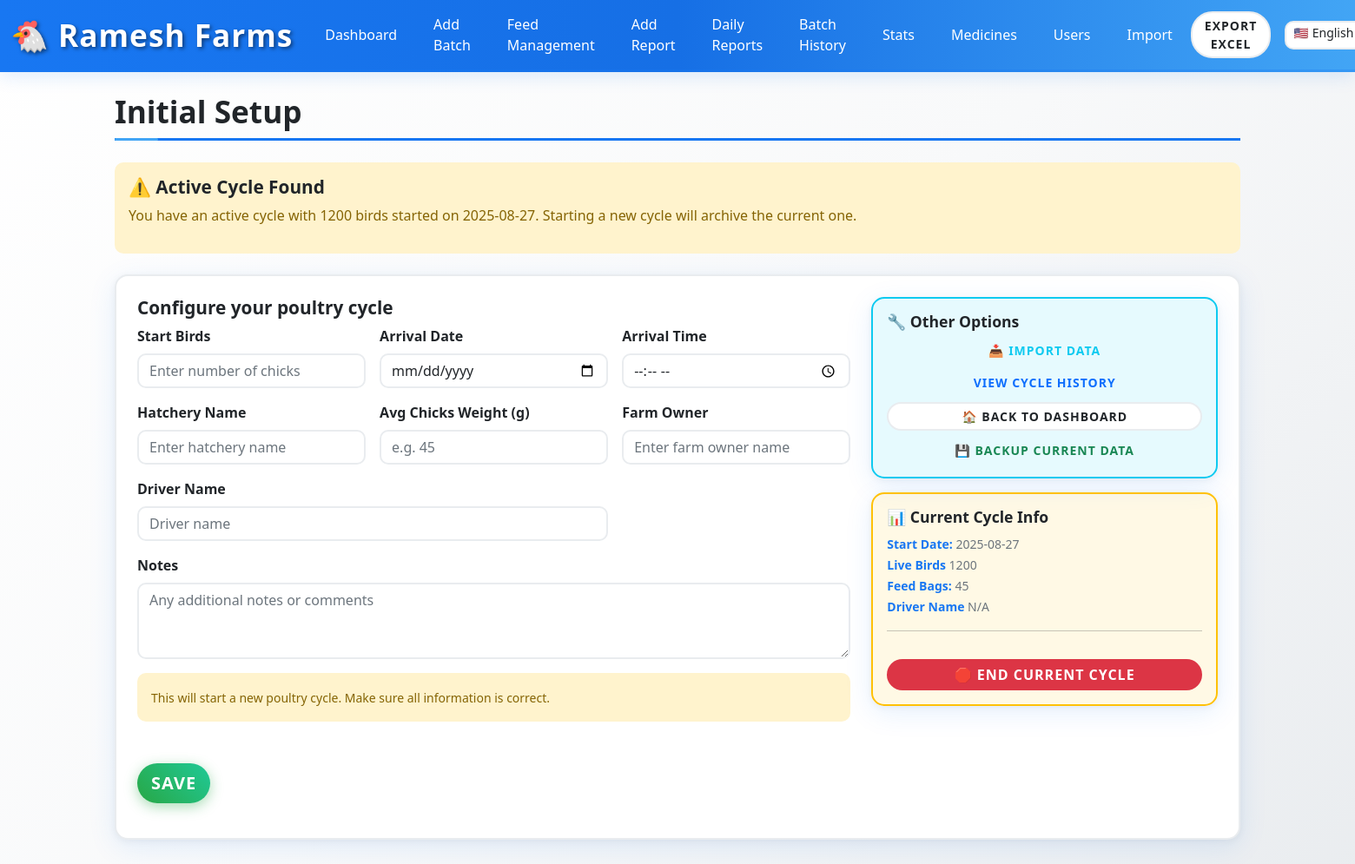
The app's page /setup (signed in), older data.
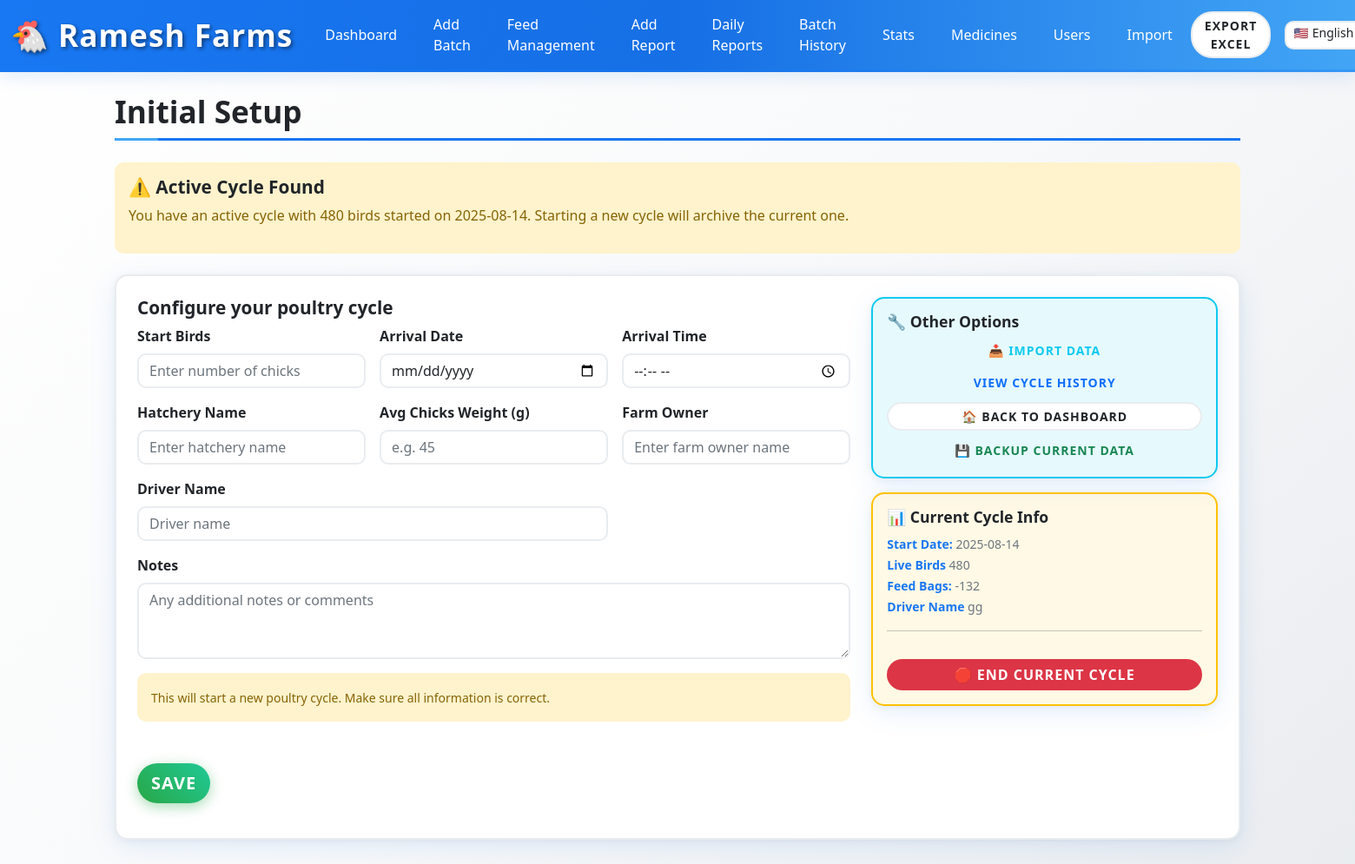
The same page, newer data.
### app.py (models this page shows)
class Cycle(db.Model):
    id = db.Column(db.Integer, primary_key=True)
    start_date = db.Column(db.String(50))
    start_time = db.Column(db.String(50))
    start_birds = db.Column(db.Integer)
    current_birds = db.Column(db.Integer)
    start_feed_bags = db.Column(db.Float)
    driver = db.Column(db.String(120))
    notes = db.Column(db.String(500))
    status = db.Column(db.String(20), default='active')  # 'active' or 'archived'
    end_date = db.Column(db.String(50))  # Date when cycle was completed/archived

### app.py (the view, shortened to what this page needs)
@app.route('/setup', methods=['GET','POST'])
@admin_required
def setup():
    existing_cycle = get_active_cycle()
    return render_template('setup.html', existing_cycle=existing_cycle)

### app.py (called while the page is built)
def admin_required(f):
    @wraps(f)
    def decorated_function(*args, **kwargs):
        if 'user_id' not in session:
            return redirect(url_for('login'))
        user = User.query.get(session['user_id'])
        if not user or user.role != 'admin':
            flash('Access denied. Admin privileges required.', 'error')
            return redirect(url_for('dashboard'))
        return f(*args, **kwargs)
    return decorated_function

def get_active_cycle():
    return Cycle.query.filter_by(status='active').order_by(Cycle.id.desc()).first()

### templates/setup.html (shortened to what this page needs)
{% extends 'base.html' %}
{% block content %}
<h2 data-i18n="setup_title">Initial Setup</h2>
{% if existing_cycle %}
<div class="alert alert-warning mb-4">
  <h5 data-i18n="existing_cycle_warning">⚠️ Active Cycle Found</h5>
  <p data-i18n="existing_cycle_msg">
    You have an active cycle with {{ existing_cycle.current_birds }} birds started on {{ existing_cycle.start_date }}.
    Starting a new cycle will archive the current one.
  </p>
</div>
{% endif %}
<div class="card p-4">
  <div class="row">
    <div class="col-md-8">
      <h5 data-i18n="setup_subtitle">Configure your poultry cycle</h5>
      <form method="POST" class="row g-3">
        <div class="col-md-4">
          <label for="start-birds" class="form-label" data-i18n="start_birds">Start Birds</label>
          <input id="start-birds" data-i18n-placeholder="start_birds_ph" type="number" name="start_birds" class="form-control" required min="1">
        </div>
        <div class="col-md-4">
          <label for="start-date" class="form-label" data-i18n="arrival_dt">Arrival Date</label>
          <input id="start-date" type="date" name="start_date" class="form-control" value="{{ today }}">
        </div>
        <div class="col-md-4">
          <label for="start-time" class="form-label" data-i18n="arrival_time">Arrival Time</label>
          <input id="start-time" type="time" name="start_time" class="form-control">
        </div>
        <div class="col-md-4">
          <label for="hatchery_name" class="form-label">Hatchery Name</label>
          <input id="hatchery_name" type="text" name="hatchery_name" class="form-control" placeholder="Enter hatchery name">
        </div>
        <div class="col-md-4">
          <label for="avg_chicks_weight" class="form-label">Avg Chicks Weight (g)</label>
          <input id="avg_chicks_weight" type="number" step="0.01" name="avg_chicks_weight" class="form-control" placeholder="e.g. 45">
        </div>
        <div class="col-md-4">
          <label for="farm_owner" class="form-label">Farm Owner</label>
          <input id="farm_owner" type="text" name="farm_owner" class="form-control" placeholder="Enter farm owner name">
        </div>
        <div class="col-md-8">
          <label for="driver" class="form-label" data-i18n="driver">Driver Name</label>
          <input id="driver" data-i18n-placeholder="driver_ph" type="text" name="driver" class="form-control">
        </div>
        <div class="col-12">
          <label for="notes" class="form-label" data-i18n="notes">Notes</label>
          <textarea id="notes" data-i18n-placeholder="notes_ph" name="notes" class="form-control" rows="3"></textarea>
        </div>
        <div class="col-12">
          <div class="alert alert-warning">
            <small data-i18n="setup_info">This will start a new poultry cycle. Make sure all information is correct.</small>
          </div>
        </div>
        <div class="col-12">
          <button class="btn btn-success btn-lg my-3" type="submit" data-i18n="save">
          </button>
        </div>
      </form>
    </div>
    <div class="col-md-4">
      <div class="card bg-info bg-opacity-10 border-info">
        <div class="card-body">
          <h6 data-i18n="other_options">🔧 Other Options</h6>
          <div class="d-grid gap-2">
            {% if session.role == 'admin' %}
            <a href="{{ url_for('import_data') }}" class="btn btn-outline-info btn-sm" data-i18n="import_data_link">
              📥 Import Data
            </a>
            {% endif %}
            <a href="{{ url_for('cycle_history') }}" class="btn btn-outline-primary btn-sm" data-i18n="view_cycle_history">
            </a>
            <a href="{{ url_for('dashboard') }}" class="btn btn-outline-secondary btn-sm" data-i18n="back_to_dashboard">
              🏠 Back to Dashboard
            </a>
            {% if existing_cycle and session.role == 'admin' %}
            <a href="{{ url_for('export') }}" class="btn btn-outline-success btn-sm" data-i18n="backup_current">
              💾 Backup Current Data
            </a>
            {% endif %}
          </div>
        </div>
      </div>
      {% if existing_cycle %}
      <div class="card bg-warning bg-opacity-10 border-warning mt-3">
        <div class="card-body">
          <h6 data-i18n="current_cycle_info">📊 Current Cycle Info</h6>
          <small class="text-muted">
            <strong data-i18n="start_date">Start Date:</strong> {{ existing_cycle.start_date }}<br>
            <strong data-i18n="live_birds">Live Birds:</strong> {{ existing_cycle.current_birds }}<br>
            <strong data-i18n="feed_bags">Feed Bags:</strong> {{ existing_cycle.start_feed_bags|round|int }}<br>
            <strong data-i18n="driver">Driver:</strong> {{ existing_cycle.driver or 'N/A' }}
          </small>
          <hr>
          {% if session.role == 'admin' %}
          <form method="POST" action="{{ url_for('reset_cycle') }}" onsubmit="return confirm('Are you sure you want to end the current cycle? This will archive the cycle and set the end date to today. This action cannot be undone.')">
            <button type="submit" class="btn btn-danger w-100 mt-3" data-i18n="end_cycle_btn">🛑 End Current Cycle</button>
          </form>
          {% endif %}
        </div>
      </div>
      {% endif %}
    </div>
  </div>
</div>
{% endblock %}

### templates/base.html (shortened to what this page needs)
<!doctype html>
<html lang="en">
  <head>
    <link href="https://cdn.jsdelivr.net/npm/bootstrap@5.3.0/dist/css/bootstrap.min.css" rel="stylesheet">
    <link rel="stylesheet" href="{{ url_for('static', filename='style.css') }}">
  </head>
  <body>
            <nav class="navbar navbar-expand-lg bg-light">
            <div class="container-fluid">
              <a class="navbar-brand chicken-icon d-inline-block align-middle" href="{{ url_for('dashboard') }}" data-i18n="app_title">Ramesh</a>
              <div class="collapse navbar-collapse d-none d-lg-block" id="navmenu">
                <ul class="navbar-nav me-auto mb-2 mb-lg-0">
                  <li class="nav-item"><a class="nav-link" href="{{ url_for('dashboard') }}" data-i18n="nav_dashboard">Dashboard</a></li>
                  {% if session.role == 'admin' %}
                  <li class="nav-item"><a class="nav-link" href="{{ url_for('setup') }}" data-i18n="nav_setup">Setup</a></li>
                  {% endif %}
                  <li class="nav-item"><a class="nav-link" href="{{ url_for('feed_management') }}" data-i18n="nav_feed_management">Feed Management</a></li>
                  <li class="nav-item"><a class="nav-link" href="{{ url_for('daily') }}" data-i18n="nav_daily">Daily</a></li>
                  <li class="nav-item"><a class="nav-link" href="{{ url_for('daywise') }}" data-i18n="nav_daywise">Daywise</a></li>
                  <li class="nav-item"><a class="nav-link" href="{{ url_for('cycle_history') }}" data-i18n="nav_cycle_history">Cycle History</a></li>
                  <li class="nav-item"><a class="nav-link" href="{{ url_for('stats') }}" data-i18n="nav_stats">Stats</a></li>
                  <li class="nav-item"><a class="nav-link" href="{{ url_for('medicines') }}" data-i18n="nav_meds">Medicines</a></li>
                  {% if session.role == 'admin' %}
                  <li class="nav-item"><a class="nav-link" href="{{ url_for('users') }}" data-i18n="nav_users">Users</a></li>
                  <li class="nav-item"><a class="nav-link" href="{{ url_for('import_data') }}" data-i18n="nav_import">Import</a></li>
                  {% endif %}
                </ul>
                <div class="d-flex align-items-center">
                  {% if session.role == 'admin' %}
                  <a href="{{ url_for('export') }}" class="btn btn-outline-secondary btn-sm me-3" data-i18n="export_excel">Export Excel</a>
                  {% endif %}
                  <select id="langSelect" class="form-select form-select-sm me-2" style="width:130px;">
                    <option value="en">🇺🇸 English</option>
                  </select>
                </div>
              </div>
        </div>
      </nav>
     <main class="container my-4"> {% block content %}{% endblock %} </main>
  </body>
</html>

### static/style.css (style rules this page uses)
:root { --fb-blue: #1877f2; --fb-blue-dark: #166fe5; --fb-blue-light: #42a5f5; --fb-light-bg: #f8f9fa; --fb-white: #ffffff; --fb-light-gray: #e9ecef; --fb-text-dark: #212529; --fb-text-muted: #6c757d; --fb-glow: rgba(24, 119, 242, 0.3); --fb-shadow: rgba(24, 119, 242, 0.15); }
body.font-size-medium { font-size: 1rem !important; }
body.font-size-medium h2 { font-size: 2.2rem !important; }
body.font-size-medium h5 { font-size: 1.3rem !important; }
body.font-size-medium h6 { font-size: 1.1rem !important; }
body.font-size-medium .navbar-brand { font-size: 2.2rem !important; }
body.font-size-medium .nav-link { font-size: 1rem !important; }
* { box-sizing: border-box; }
body { padding-bottom: 60px; background: linear-gradient(135deg, var(--fb-white) 0%, var(--fb-light-bg) 50%, var(--fb-light-gray) 100%); min-height: 100vh; color: var(--fb-text-dark); font-family: 'Segoe UI', Tahoma, Geneva, Verdana, sans-serif; }
body.lang-en { font-family: 'Segoe UI', Tahoma, Geneva, Verdana, sans-serif; }
.navbar { background: linear-gradient(90deg, var(--fb-blue) 0%, var(--fb-blue-dark) 50%, var(--fb-blue-light) 100%) !important; border-bottom: 3px solid var(--fb-glow); box-shadow: 0 4px 20px var(--fb-shadow); align-items: center; min-height: 70px; }
.navbar .container-fluid { justify-content: flex-start !important; }
.navbar-collapse { align-items: center; }
.navbar-nav { align-items: center; margin-bottom: 0 !important; }
.navbar-nav .nav-item { display: flex; align-items: center; }
.navbar-brand { color: #ffffff !important; font-weight: 900 !important; text-shadow: 2px 2px 4px rgba(0,0,0,0.5); font-size: 2rem !important; letter-spacing: 1px; margin-left: 0 !important; display: flex; align-items: center; margin-bottom: 0; padding-top: 0.3125rem; padding-bottom: 0.3125rem; }
.navbar-nav .nav-link { color: #ffffff !important; transition: all 0.3s ease; border-radius: 20px; margin: 0 5px; padding: 8px 16px !important; display: flex; align-items: center; height: auto; }
.navbar .d-flex { align-items: center; height: 100%; }
.navbar .form-select { margin-bottom: 0; }
.navbar .btn { margin-bottom: 0; display: flex; align-items: center; }
.card { border-radius: 15px; background: var(--fb-white); border: 2px solid var(--fb-light-gray); box-shadow: 0 8px 32px rgba(24,119,242,0.1), 0 2px 8px rgba(0,0,0,0.05); transition: all 0.3s ease; position: relative; overflow: hidden; }
.card::before { content: ''; position: absolute; top: 0; left: -100%; width: 100%; height: 100%; background: linear-gradient(90deg, transparent, rgba(24,119,242,0.05), transparent); transition: left 0.5s; }
.card-body, .card .p-3 { position: relative; z-index: 1; }
.form-control, .form-select { background: var(--fb-white); border: 2px solid var(--fb-light-gray); border-radius: 10px; color: var(--fb-text-dark); transition: all 0.3s ease; }
.form-control::placeholder { color: var(--fb-text-muted); }
.form-label { color: var(--fb-text-dark); font-weight: 600; margin-bottom: 8px; }
.btn { border-radius: 25px; font-weight: 600; text-transform: uppercase; letter-spacing: 1px; transition: all 0.3s ease; position: relative; overflow: hidden; border: none; }
.btn-success { background: linear-gradient(45deg, #28a745, #20c997); box-shadow: 0 4px 15px rgba(40,167,69,0.4); }
.btn-outline-secondary { border: 2px solid var(--fb-light-gray); color: var(--fb-text-dark); background: var(--fb-white); }
h1, h2, h3, h4, h5, h6 { color: var(--fb-text-dark); font-weight: 700; }
h2 { border-bottom: 3px solid var(--fb-blue); padding-bottom: 10px; margin-bottom: 25px; position: relative; }
h2::after { content: ''; position: absolute; bottom: -3px; left: 0; width: 50px; height: 3px; background: var(--fb-blue-light); border-radius: 2px; }
#langSelect { background: var(--fb-white); border: 2px solid var(--fb-light-gray); color: var(--fb-text-dark); font-family: 'Ramabhadra Regular', 'Noto Sans Telugu', 'Noto Sans Devanagari', 'Segoe UI', sans-serif; font-weight: normal; }
#langSelect option { background: var(--fb-white); color: var(--fb-text-dark); font-family: 'Ramabhadra Regular', 'Noto Sans Telugu', 'Noto Sans Devanagari', 'Segoe UI', sans-serif; font-weight: normal; }
strong { color: var(--fb-blue); }
.text-muted { color: var(--fb-text-muted) !important; }
.alert { border-radius: 10px; border: none; }
.alert-warning { background: #fff3cd; color: #856404; }
.container, .container-fluid { color: var(--fb-text-dark); }

Row changes from the older to the newer data that the page shows:
changed Cycle: current_birds "1200" → "480"; start_date "2025-08-27" → "2025-08-14"; start_feed_bags "45" → "-132"; driver "N/A" → "gg"
